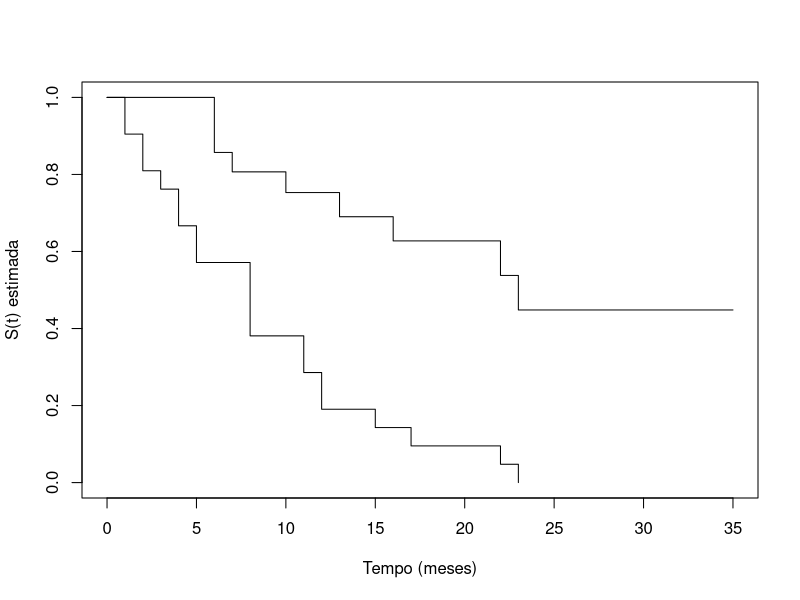

Here is the R script that generated this plot:
## ---- chunk 1
library(survival)
library(readxl)
dados <- read_xlsx("anderson.xlsx", col_names = TRUE )
summary(dados)

## ---- chunk 2
ekm <- survfit(Surv(tempo,status)~Rx, data=dados)
tempo <- ekm$time
st <- ekm$surv
summary(ekm)
plot(ekm, xlab="Tempo (meses)",ylab="S(t) estimada")
## ---- chunk 3
leuc.exp.comp <- survreg(Surv(tempo, status) ~ sexo + logwbc + Rx, data = dados, dist = "exponential")
summary(leuc.exp.comp)
## ---- chunk 4
library(MASS)
leuc.exp.sel <- stepAIC(leuc.exp.comp, ditection="backward")
summary(leuc.exp.sel)
